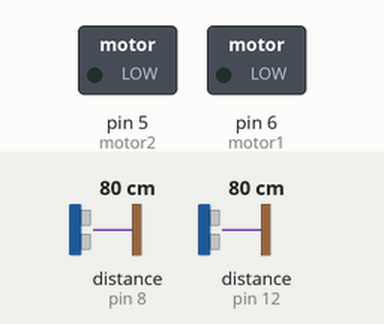
Bench run of a sketch on a simulated Arduino Uno, built with avr-gcc and run on an emulated ATmega328P. On the bench: switched loads named in the sketch (green lamp = pin HIGH). Wiring (inferred from the names in the program): 2 × ultrasonic range finder: trigger pin 10, echo pin 8 / trigger pin 11, echo pin 12. Dashed ring = blinking. The test bench sets the inputs (shaded band); at power-on: distance to the obstacle (sensors on pin 12, pin 8) 80 cm. The echo pulse lasts 58.3 µs per cm; pins used as bus, display or sensor lines are not drawn.

Above: at 2.2 s.
2.3 s: distance to the obstacle (sensor on pin 12) set to 54 cm
3.8 s: distance to the obstacle (sensor on pin 12) set to 49 cm
At 4.6 s:
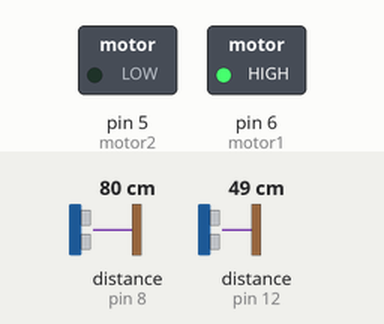
6.8 s: distance to the obstacle (sensor on pin 8) set to 54 cm
9.8 s: distance to the obstacle (sensor on pin 8) set to 46 cm
At 10.5 s:
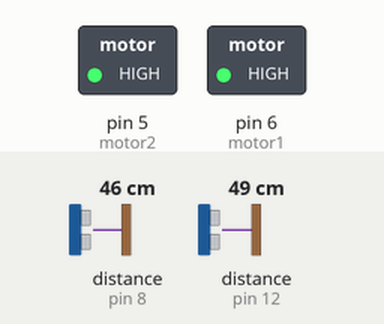
11.3 s: distance to the obstacle (sensor on pin 12) set to 60 cm
At 12.8 s:
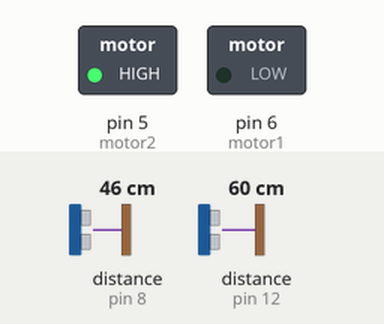
13.3 s: distance to the obstacle (sensor on pin 12) set to 2 cm
At 14.9 s:
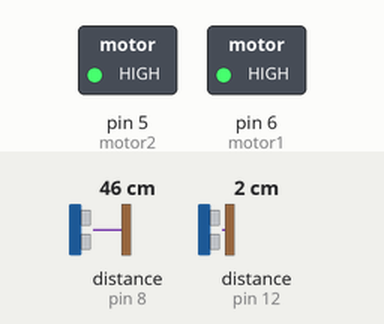
Timing chart, 0 to 16.4 s (numbered marks = the images above; inputs shaded):
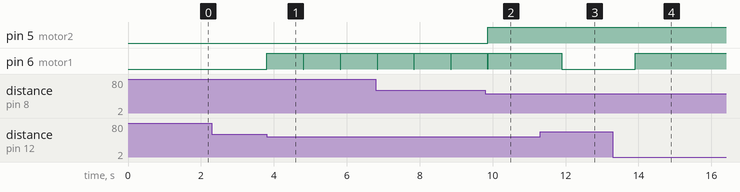

Measured:
- the behaviour switches between 52 and 51 cm on distance to the obstacle (sensor on pin 12) (found by bisection; images 0 and 1)
- the behaviour switches between 52 and 51 cm on distance to the obstacle (sensor on pin 8) (found by bisection; images 1 and 2)
- after the input at 2.3 s, every drawn part: stays the same
- after the input at 3.8 s, pin 6 (motor1): alternates HIGH for 1.0 s and LOW for 0.01 s, starting at once
- after the input at 9.8 s, pin 5 (motor2): LOW → HIGH after 0.07 s; pin 6 (motor1): goes on until 9.9 s, then stays HIGH
- after the input at 11.3 s, pin 6 (motor1): HIGH → LOW after 0.59 s
- after the input at 13.3 s, pin 6 (motor1): LOW → HIGH after 0.61 s

The sketch:

MiniSumo.ino
```cpp
//PINES DE LOS COMPONENTES
int motor1=6;
int motor2=5;

int boton1=1;
int boton2=2;

int trig1=10;
int trig2=11;
int echo1=8;
int echo2=12;


//ESTADO DE LOS BOTONES
char estado1=HIGH;  // ESTADO DEL BOTON 1
char estado2=HIGH;  // ESTADO DEL BOTON 2

//OPERACIONES CON VARIABLES
int segundos=1; // segundos que tarda en determinar el boton  // MODIFICAR DELAY DE SETUP
int distancia=0; // Distancia a la que detecto el objetivo  //  calcularTrig1();
int distancia2=0;// Distancia a la que detecto el objetivo  //  calcularTrig2();
int tablero=50;// Tamaño del tablero de juego para la localizacion de objetos // calculoTrigs;

boolean objetivo=false;  // retornaremos un true si el trig1 vio algo//  calculoTrig1();
boolean objetivo2=false; // retornaremos un true si el trig2 vio algo//  calculoTrig2();


void setup(){
// pinMode(boton1,INPUT);
// pinMode(boton2,INPUT);
 pinMode(trig1,OUTPUT);
 pinMode(trig2,OUTPUT);
 pinMode(echo1,INPUT);
 pinMode(echo2,INPUT);

 //MOTORES
  pinMode(motor1,OUTPUT);
  pinMode(motor2,OUTPUT);
// determinarBoton();
// delay(5000);
delay(1000);
  Serial.println("ENTRANDO A LOPP");
}

void loop(){
   if(estado1==LOW){  //BOTON 1
     //GIRAMOS IZQUIERDA
     while(true){
        // buscar();
       //ATACAR();
       Serial.print("Boton 1"); // AQUI SE PONDRAN LAS FUNCIONES QUE HARA EL SUMO
       delay(3000);
     }
  }
    if(estado2==LOW){ //BOTON 2
     //GIRAMOS DERECHA
     while(true){
       Serial.print("BOTON 2");
       delay(3000);
     }
  }
    if(estado1==HIGH && estado2==HIGH){ // ALEATORIO
     Serial.println("Entro a  Aleatorio");
     //while(true){
       // Serial.print("ALEATORIO");
       // calculoTrig1();
       // Serial.println("");
       // calculoTrig2();
        movimiento();
        Serial.println("Dentro Del Aleatorio");
    // }
  }
}


//  FUNCIONES PARA EL ROBOT  //


void determinarBoton(){
   for(int inicio=0;inicio<segundos;inicio++){
   estado1=digitalRead(boton1);
   estado2=digitalRead(boton2);
   delay(1000);
   }
}

// METODOS CALCULOS Y CONFIGURACIONES //


void calculoTrig1(){
    digitalWrite(trig1, HIGH);  // Flanco ascendente
    delayMicroseconds(1000);        // Duracion del pulso
    digitalWrite(trig1, LOW);  // Flanco descendente
    int duracion = pulseIn(echo1, HIGH);
    distancia = (duracion/2) / 29;
    Serial.print ("sensor 1 = ");
    //delay(1000);
    Serial.println(distancia);
    if(distancia>0 && distancia <= tablero){
       objetivo=true;
    }
    else{
       objetivo=false;
    }
}

void calculoTrig2(){
    digitalWrite(trig2, HIGH);  // Flanco ascendente
    delayMicroseconds(1000);        // Duracion del pulso
    digitalWrite(trig2, LOW);  // Flanco descendente
    int duracion = pulseIn(echo2, HIGH);
    distancia2 = (duracion/2) / 29;
    Serial.print ("sensor 2 = ");
    //delay(1000);
    Serial.println(distancia2);
    if(distancia2>=0 && distancia2 <= tablero){
       objetivo2=true;
    }
    else{
       objetivo2=false;
    }
}


void movimiento(){
    calculoTrig1();
    calculoTrig2();

    if(objetivo==true && objetivo2==true){
          adelante();
    }

    if(objetivo==true && objetivo2==false){ //aqui movemos derecha

         moverDer();
    }

    if(objetivo==false && objetivo2==true){ // PARA MOVER EL MOTOR IZQUIERDO
        moverIzq();
    }

    if(objetivo==false && objetivo==false){
        //BUSQUEDA // PENDIENTE DE PROGRAMAR
        //movimiento();
        detenerMotores();

    }
}


void moverIzq(){ // MOTOR IZQUIERDO
  // delayMicroseconds(1000);
   analogWrite(motor1,255);
   analogWrite(motor2,0);
  delay(1000);
}

void moverDer(){ //MOTOR DERECHO
  analogWrite(motor1,0);
  analogWrite(motor2,255);
  delay(1000);
}

void adelante(){
        analogWrite(motor1,255);
        analogWrite(motor2,255);
    delay(1000);
}


void detenerMotores(){
   analogWrite(motor1,0);
   analogWrite(motor2,0);
}
```
